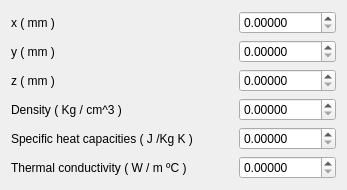
              <widget class="QWidget" name="tab_cpu_cores_physical">
               <attribute name="title">
                <string>Physical</string>
               </attribute>
               <layout class="QVBoxLayout" name="verticalLayout_5">
                <item>
                 <layout class="QHBoxLayout" name="horizontalLayout_10">
                  <item>
                   <widget class="QLabel" name="label_10">
                    <property name="text">
                     <string>x ( mm )</string>
                    </property>
                    <property name="buddy">
                     <cstring>doubleSpinBox_cpu_cores_physical_x</cstring>
                    </property>
                   </widget>
                  </item>
                  <item>
                   <spacer name="horizontalSpacer_9">
                    <property name="orientation">
                     <enum>Qt::Horizontal</enum>
                    </property>
                    <property name="sizeHint" stdset="0">
                     <size>
                      <width>40</width>
                      <height>20</height>
                     </size>
                    </property>
                   </spacer>
                  </item>
                  <item>
                   <widget class="QDoubleSpinBox" name="doubleSpinBox_cpu_cores_physical_x">
                    <property name="decimals">
                     <number>5</number>
                    </property>
                    <property name="maximum">
                     <double>99999.999989999996615</double>
                    </property>
                   </widget>
                  </item>
                 </layout>
                </item>
                <item>
                 <layout class="QHBoxLayout" name="horizontalLayout_11">
                  <item>
                   <widget class="QLabel" name="label_9">
                    <property name="text">
                     <string>y ( mm )</string>
                    </property>
                    <property name="buddy">
                     <cstring>doubleSpinBox_cpu_cores_physical_y</cstring>
                    </property>
                   </widget>
                  </item>
                  <item>
                   <spacer name="horizontalSpacer_10">
                    <property name="orientation">
                     <enum>Qt::Horizontal</enum>
                    </property>
                    <property name="sizeHint" stdset="0">
                     <size>
                      <width>40</width>
                      <height>20</height>
                     </size>
                    </property>
                   </spacer>
                  </item>
                  <item>
                   <widget class="QDoubleSpinBox" name="doubleSpinBox_cpu_cores_physical_y">
                    <property name="decimals">
                     <number>5</number>
                    </property>
                    <property name="maximum">
                     <double>99999.999989999996615</double>
                    </property>
                   </widget>
                  </item>
                 </layout>
                </item>
                <item>
                 <layout class="QHBoxLayout" name="horizontalLayout_12">
                  <item>
                   <widget class="QLabel" name="label_5">
                    <property name="text">
                     <string>z ( mm )</string>
                    </property>
                    <property name="buddy">
                     <cstring>doubleSpinBox_cpu_cores_physical_z</cstring>
                    </property>
                   </widget>
                  </item>
                  <item>
                   <spacer name="horizontalSpacer_11">
                    <property name="orientation">
                     <enum>Qt::Horizontal</enum>
                    </property>
                    <property name="sizeHint" stdset="0">
                     <size>
                      <width>40</width>
                      <height>20</height>
                     </size>
                    </property>
                   </spacer>
                  </item>
                  <item>
                   <widget class="QDoubleSpinBox" name="doubleSpinBox_cpu_cores_physical_z">
                    <property name="decimals">
                     <number>5</number>
                    </property>
                    <property name="maximum">
                     <double>99999.999989999996615</double>
                    </property>
                   </widget>
                  </item>
                 </layout>
                </item>
                <item>
                 <layout class="QHBoxLayout" name="horizontalLayout_13">
                  <item>
                   <widget class="QLabel" name="label_8">
                    <property name="text">
                     <string>Density ( Kg / cm^3 )</string>
                    </property>
                    <property name="buddy">
                     <cstring>doubleSpinBox_cpu_cores_physical_p</cstring>
                    </property>
                   </widget>
                  </item>
                  <item>
                   <spacer name="horizontalSpacer_12">
                    <property name="orientation">
                     <enum>Qt::Horizontal</enum>
                    </property>
                    <property name="sizeHint" stdset="0">
                     <size>
                      <width>40</width>
                      <height>20</height>
                     </size>
                    </property>
                   </spacer>
                  </item>
                  <item>
                   <widget class="QDoubleSpinBox" name="doubleSpinBox_cpu_cores_physical_p">
                    <property name="decimals">
                     <number>5</number>
                    </property>
                    <property name="maximum">
                     <double>99999.999989999996615</double>
                    </property>
                   </widget>
                  </item>
                 </layout>
                </item>
                <item>
                 <layout class="QHBoxLayout" name="horizontalLayout_14">
                  <item>
                   <widget class="QLabel" name="label_6">
                    <property name="text">
                     <string>Specific heat capacities ( J /Kg K )</string>
                    </property>
                    <property name="buddy">
                     <cstring>doubleSpinBox_cpu_cores_physical_c_p</cstring>
                    </property>
                   </widget>
                  </item>
                  <item>
                   <spacer name="horizontalSpacer_13">
                    <property name="orientation">
                     <enum>Qt::Horizontal</enum>
                    </property>
                    <property name="sizeHint" stdset="0">
                     <size>
                      <width>40</width>
                      <height>20</height>
                     </size>
                    </property>
                   </spacer>
                  </item>
                  <item>
                   <widget class="QDoubleSpinBox" name="doubleSpinBox_cpu_cores_physical_c_p">
                    <property name="decimals">
                     <number>5</number>
                    </property>
                    <property name="maximum">
                     <double>99999.999989999996615</double>
                    </property>
                   </widget>
                  </item>
                 </layout>
                </item>
                <item>
                 <layout class="QHBoxLayout" name="horizontalLayout_15">
                  <item>
                   <widget class="QLabel" name="label_7">
                    <property name="text">
                     <string>Thermal conductivity ( W / m ºC )</string>
                    </property>
                    <property name="buddy">
                     <cstring>doubleSpinBox_cpu_cores_physical_k</cstring>
                    </property>
                   </widget>
                  </item>
                  <item>
                   <spacer name="horizontalSpacer_14">
                    <property name="orientation">
                     <enum>Qt::Horizontal</enum>
                    </property>
                    <property name="sizeHint" stdset="0">
                     <size>
                      <width>40</width>
                      <height>20</height>
                     </size>
                    </property>
                   </spacer>
                  </item>
                  <item>
                   <widget class="QDoubleSpinBox" name="doubleSpinBox_cpu_cores_physical_k">
                    <property name="decimals">
                     <number>5</number>
                    </property>
                    <property name="maximum">
                     <double>99999.999989999996615</double>
                    </property>
                   </widget>
                  </item>
                 </layout>
                </item>
               </layout>
              </widget>
